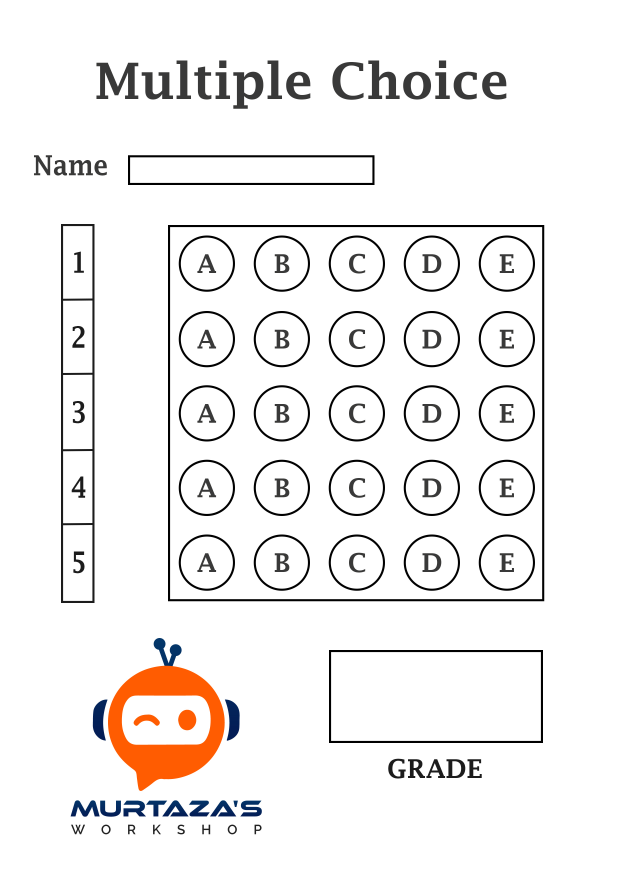
#> input picture small_projects/opencv/advanced/optical_mark_recognition/MCQPaper.jpg, 2480 x 3508 px, given in place of the camera (shown at 1/4 size)
$ python main.py
#> lines starting #> are read from the running program, lines starting #| are printed output that depends on the picture; after the words box and inside, x2 and y2 are one past the last pixel; in counts of white or black regions, pixels touching at a corner belong together
### small_projects/opencv/advanced/optical_mark_recognition/utlis.py
import cv2
import numpy as np

def stackImages(imgArray, scale, lables=[]):
    rows = len(imgArray)
    cols = len(imgArray[0])
    rowsAvailable = isinstance(imgArray[0], list)
    width = imgArray[0][0].shape[1]
    height = imgArray[0][0].shape[0]

    if rowsAvailable:
        for x in range(0, rows):
            for y in range(0, cols):
                imgArray[x][y] = cv2.resize(imgArray[x][y], (0, 0), None, scale, scale)
                if len(imgArray[x][y].shape) == 2:
                    imgArray[x][y] = cv2.cvtColor(imgArray[x][y], cv2.COLOR_GRAY2BGR)

        imgBlank = np.zeros((height, width, 3), np.uint8)
        hor = [imgBlank] * rows
        hor_con = [imgBlank] * cols

        for x in range(0, rows):
            hor[x] = np.hstack(imgArray[x])
            hor_con[x] = np.concatenate(imgArray[x])

        ver = np.vstack(hor)
        ver_con = np.concatenate(hor)
    else:
        for x in range(0, rows):
            imgArray[x] = cv2.resize(imgArray[x], (0, 0), None, scale, scale)
            if len(imgArray[x].shape) == 2:
                imgArray[x] = cv2.cvtColor(imgArray[x], cvt.COLOR_GRAY2BGR)

        hor = np.hstack(imgArray)
        hor_con = np.concatenate(imgArray)
        ver = hor

    if len(lables) != 0:
        eachImgWidth = int(ver.shape[1] / cols)
        eachImgHeight = int(ver.shape[0] / rows)

        for x in range(0, rows):
            for y in range(0, cols):
                cv2.rectangle(ver, (y*eachImgWidth, x*eachImgHeight), (y*eachImgWidth+len(lables[x])*13+27, 30+eachImgHeight*x), (255,255,255), cv2.FILLED)
                cv2.putText(ver, lables[x], (y*eachImgWidth+10, x*eachImgHeight+20), cv2.FONT_HERSHEY_COMPLEX, 0.7, (255,0,255), 2)

    return ver

# [31 lines left out: functions reorder, rectContour, not called in this run]

def getCornerPoints(cont):
    peri = cv2.arcLength(cont, True)
    approx = cv2.approxPolyDP(cont, 0.02 * peri, True)

    return approx

# [48 lines left out: functions splitBoxes, drawGrid, showAnswers, not called in this run]

### small_projects/opencv/advanced/optical_mark_recognition/main.py
import cv2
import utlis
import numpy as np

# Initialize
webCapFeed = True
pathImage = "sample.jpg"
cap = cv2.VideoCapture(0)
cap.set(10, 160)
heightImg = 700
widthImg = 700
questions = 5
choices = 5
ans = [1, 2, 0, 2, 4]

count = 0

while True:
    if webCapFeed:
        success, img = cap.read()
#> img is the input picture: shape (3508, 2480, 3); mean B, G, R 239, 239.9, 241.8
    else:
        img = cv2.imread(pathImage)

    img = cv2.resize(img, (widthImg, heightImg))
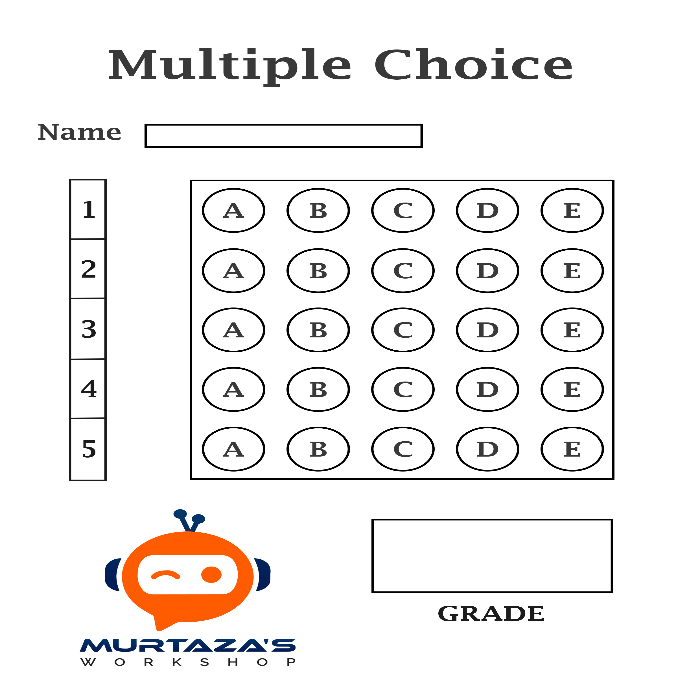
#> img: shape (700, 700, 3); mean B, G, R 239, 239.9, 241.8
    imgFinal = img.copy()
    imgBlank = np.zeros((heightImg, widthImg, 3), np.uint8)
    imgGray = cv2.cvtColor(img, cv2.COLOR_BGR2GRAY)
    imgBlue = cv2.GaussianBlur(imgGray, (5, 5), 1)
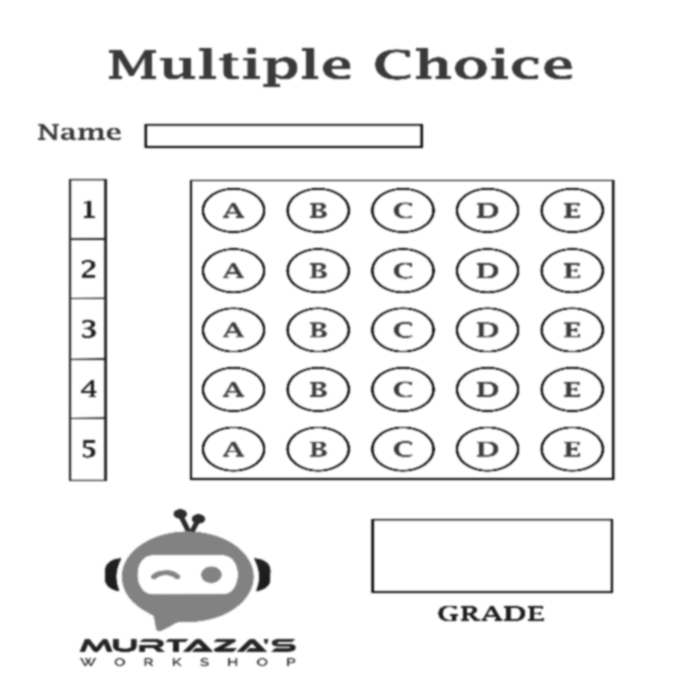
#> imgBlue: shape (700, 700); min 28, max 255, mean 240.4
    imgCanny = cv2.Canny(imgBlue, 10, 70)
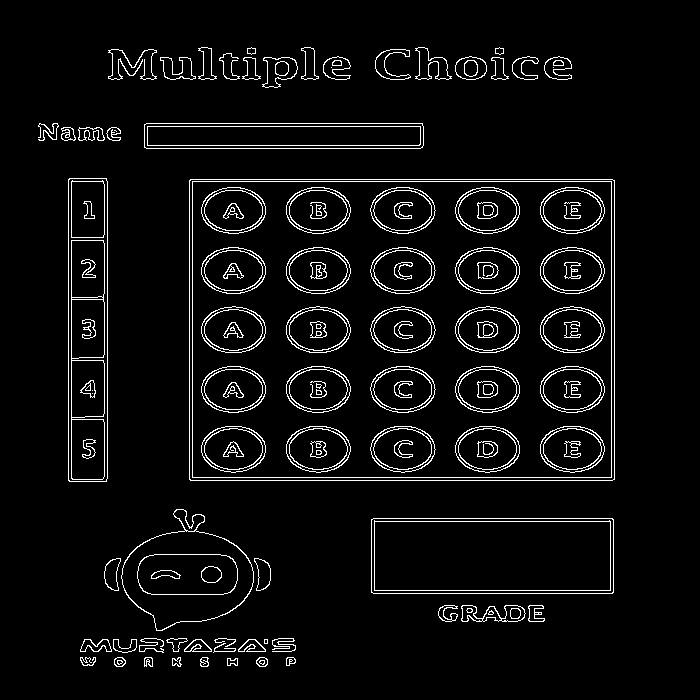
#> imgCanny: shape (700, 700); 5.1% white in thin lines or dots, all inside (x1, y1, x2, y2) = (38, 47, 615, 667)

    try:
        # Find all contours
        imgContours = img.copy()
        imgBigContour = img.copy()
        contours, hierarchy = cv2.findContours(imgCanny, cv2.RETR_EXTERNAL, cv2.CHAIN_APPROX_NONE)
#> contours = 48 contours, 7 with area under 20; largest, box (x1, y1, x2, y2) and area: (189, 179, 615, 481) 127921, (371, 518, 614, 594) 18146, (68, 178, 108, 482) 11811, (121, 509, 254, 631) 9922, (144, 123, 424, 149) 6966
        cv2.drawContours(imgContours, contours, -1, (0,255,0), 10)
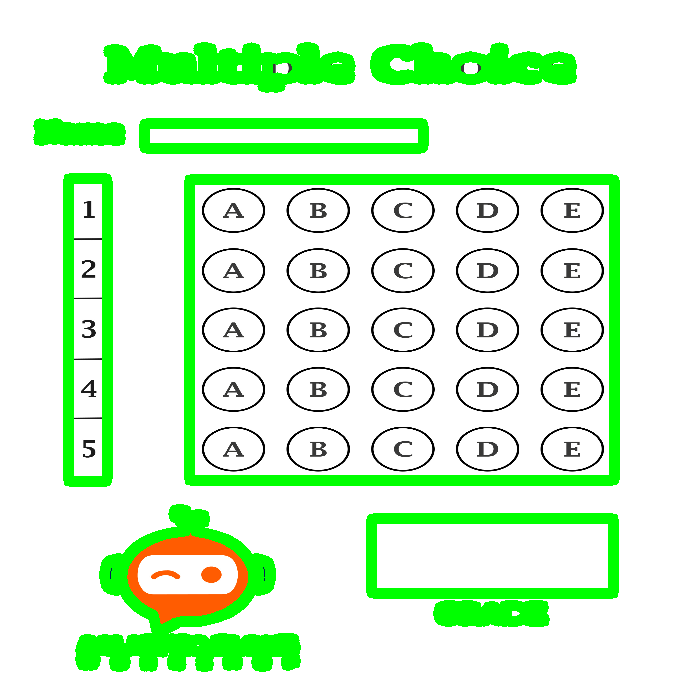
#> imgContours: shape (700, 700, 3); 14.38% of pixels changed, all inside (x1, y1, x2, y2) = (33, 42, 620, 672)
        rectCon = utlis.getCornerPoints(contours)
        biggestPoints = utlis.getCornerPoints(rectCon[0])
        gradePoints = utlis.getCornerPoints(rectCon[1])

        if biggestPoints.size != 0 and gradePoints.size != 0:
            # Biggest rectangle warping
            biggestPoints = utlis.reorder(biggestPoints)
            cv2.drawContours(imgBigContour, biggestPoints, -1, (0,255,0), 20)
            pts1 = np.float32(biggestPoints)
            pts2 = np.float32([[0,0], [widthImg,0], [0,heightImg], [widthImg, heightImg]])
            matrix = cv2.getPerspectiveTransform(pts1, pts2)
            imgWarpColored = cv2.warpPerspective(img, matrix, (widthImg, heightImg))

            # Second biggest rectangle
            cv2.drawContours(imgBigContour, gradePoints, -1, (255,0,0), 20)
            gradePoints = utlis.reorder(gradePoints)
            ptsG1 = np.float32(gradePoints)
            ptsG2 = np.float32([[0, 0], [325, 0], [0, 150], [325, 150]])
            matrixG = cv2.getPerspectiveTransform(ptsG1, ptsG2)
            imgGradeDisplay = cv2.warpPerspective(img, matrixG, (325, 150))

            # Apply threshold
            imgWarpColored = cv2.cvtColor(imgWarpColored, cv2.COLOR_BGR2GRAY)
            imgThresh = cv2.threshold(imgWarpColored, 170, 255, cv2.THRESH_BINARY_INV)[1]

            # Get individual boxes
            boxes = utlis.splitBoxes(imgThresh)
            cv2.imshow("split Test", boxes[3])
            countR = 0
            countC = 0
            # Store the non zero values of each box
            myPixelVal = np.zeros((questions, choices))

            for image in boxes:
                totalPixels = cv2.countNonZero(image)
                myPixelVal[countR][countC] = totalPixels
                countC += 1

                if countC == choices:
                    countC = 0
                    countR += 1

            # Find the user answers and turn into a list
            myIndex = []

            for x in range(0, questions):
                arr = myPixelVal[x]
                myIndexVal = np.where(arr == np.amax(arr))
                myIndex.append(myIndexVal)

            # Compare the value to find the correct ones
            grading = []

            for x in range(0, questions):
                if ans[x] == myIndex[x]:
                    grading.append(1)
                else:
                    grading.append(0)

            score = (sum(grading) / questions) * 100

            # Dispaly answers
            utlis.showAnswers(imgWarpColored, myIndex, grading, ans)
            utlis.drawGrid(imgWarpColored)
            # New blank image with the size of the warpped image
            imgRawDrawings = np.zeros_like(imgWarpColored)
            utlis.showAnswers(imgRawDrawings, myIndex, grading, ans)
            # Inverse the transformation matrix
            invMatrix = cv2.getPerspectiveTransform(pts2, pts1)
            imgInvWarp = cv2.warpPerspective(imgRawDrawings, invMatrix, (widthImg, heightImg))

            # Display grade
            imgRawGrade = np.zeros_like(imgGradeDisplay, np.uint8)
            cv2.putText(imgRawGrade, str(int(score))+"%", (70, 100), cv2.FONT_HERSHEY_COMPLEX, 3, (0,255,255), 3)
            invGradeMatrix = cv2.getPerspectiveTransform(ptsG2, ptsG1)
            imgInvGradeDisplay = cv2.warpPerspective(imgRawGrade, invGradeMatrix, (widthImg, heightImg))

            # Show answer and grade on final image
            imgFinal = cv2.addWeighted(imgFinal, 1, imgInvWarp, 1, 0)
            imgFinal = cv2.addWeighted(imgFinal, 1, imgInvGradeDisplay, 1, 0)

            imgArray = ([img, imgGray, imgCanny, imgContours], [imgBigContour, imgThresh, imgWarpColored, imgFinal])
            cv2.imshow("Final Result", imgFinal)
    except:
        imgArray = ([img, imgGray, imgCanny, imgContours], [imgBlank, imgBlank, imgBlank, imgBlank])

    lables = [["Original", "Canny", "Edges", "Contours"], ["Biggest Contour", "Threshold", "Warpped", "Final"]]

    stackedImage = utlis.stackImages(imgArray, 0.5, lables)
#> in stackImages, `rows = len(imgArray)`: rows = 2
#> in stackImages, `cols = len(imgArray[0])`: cols = 4
#> in stackImages, `rowsAvailable = isinstance(imgArray[0], list)`: rowsAvailable = True
#> in stackImages, `hor = [imgBlank] * rows`: hor = 2 items
#> in stackImages, `hor_con = [imgBlank] * cols`: hor_con = 4 items
#> in stackImages, `ver = np.vstack(hor)`:
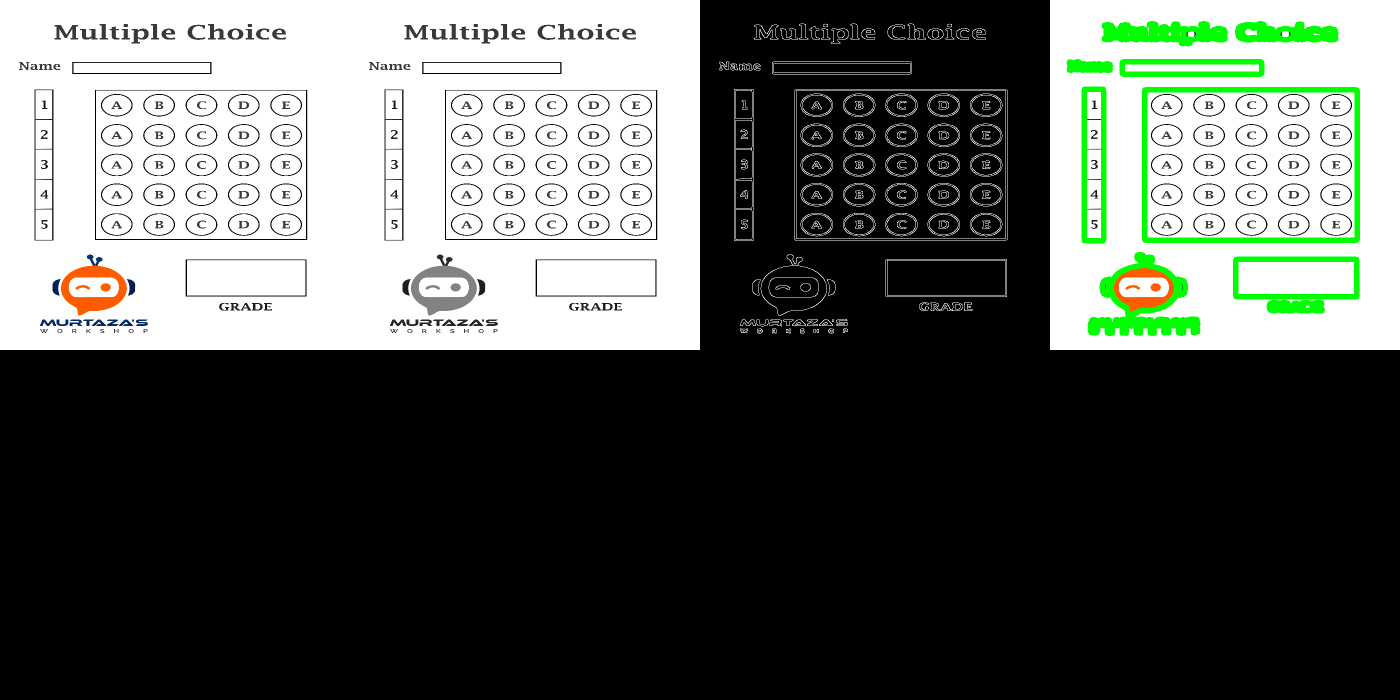
#> ver: shape (700, 1400, 3); mean of channels 0, 1, 2 87.8, 92.6, 88.5; drawn as B, G, R
#> in stackImages, `eachImgWidth = int(ver.shape[1] / cols)`: eachImgWidth = 350
#> after the loop in stackImages, `for x in range(0, rows):`: ver: shape (700, 1400, 3); 0.01% of pixels changed, all inside (x1, y1, x2, y2) = (54, 25, 80, 31)
#> (the run stopped early here; a loop or call above may not have finished)
